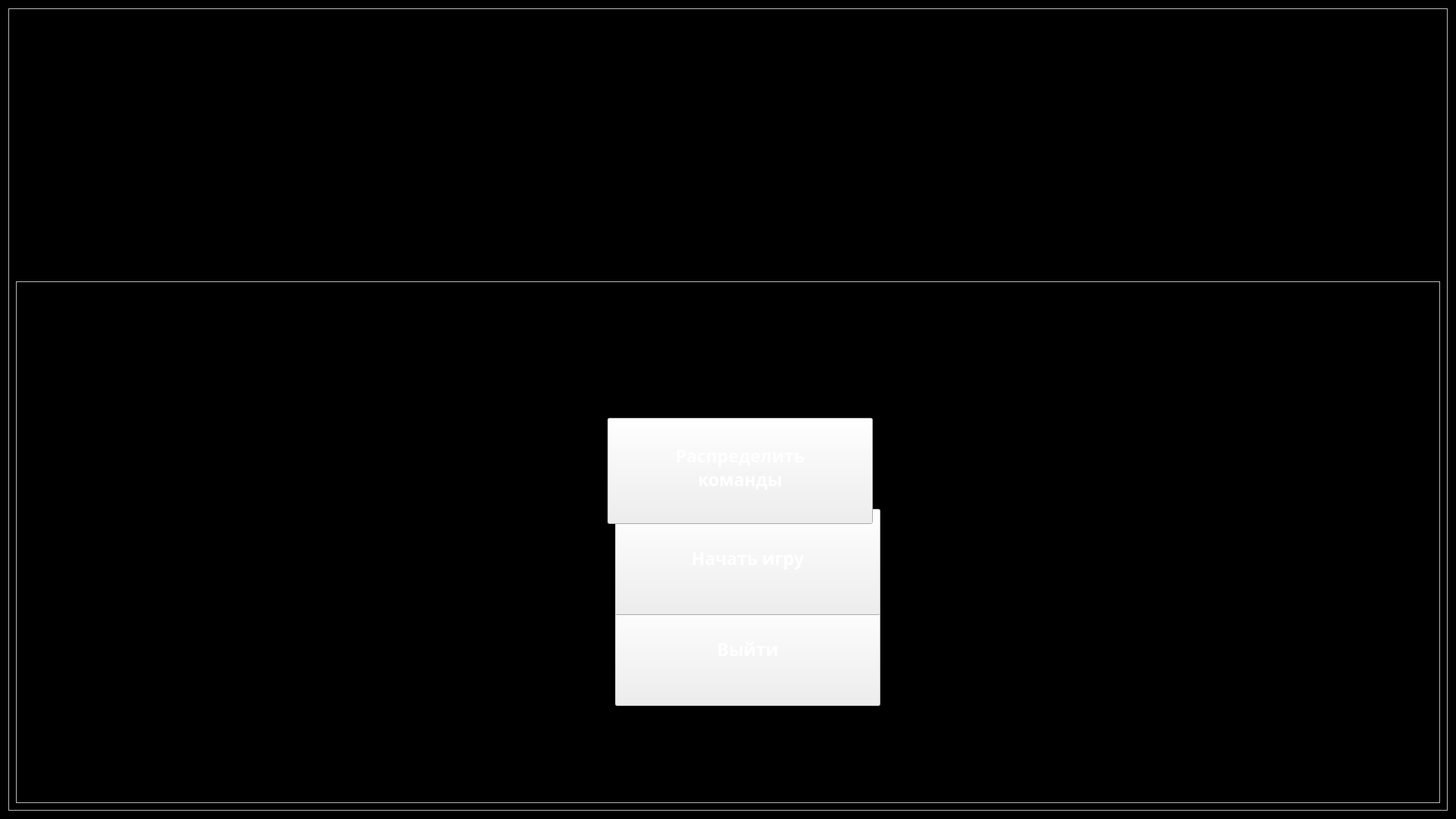
<?xml version="1.0" encoding="UTF-8"?>
<ui version="4.0">
 <class>welcome</class>
 <widget class="QWidget" name="welcome">
  <property name="geometry">
   <rect>
    <x>0</x>
    <y>0</y>
    <width>1920</width>
    <height>1080</height>
   </rect>
  </property>
  <property name="windowTitle">
   <string>Form</string>
  </property>
  <property name="autoFillBackground">
   <bool>false</bool>
  </property>
  <property name="styleSheet">
   <string notr="true">#frame_3{border-image: url(:/new/prefix1/snow2.png) 0 0 0 0 stretch stretch;}
#welcome{background-color: black}</string>
  </property>
  <layout class="QGridLayout" name="gridLayout_3">
   <item row="0" column="0">
    <widget class="QFrame" name="frame_3">
     <property name="styleSheet">
      <string notr="true">#pushButton_command{border-image: url(:/new/prefix1/pngwing.com.png) 0 0 0 0 stretch stretch; color : white;padding-bottom: 10px; height: 50}
#pushButton_command:pressed{color: black}
#pushButton_command:hover{border-style: outset; border-width: 2px; border-radius: 10px; border-color: beige;}
#pushButton_start{border-image: url(:/new/prefix1/pngwing.com.png) 0 0 0 0 stretch stretch; color : white;padding-bottom: 10px;}
#pushButton_start:pressed{color: black}
#pushButton_start:hover{border-style: outset; border-width: 2px; border-radius: 10px; border-color: beige;}
#pushButton_exit{border-image: url(:/new/prefix1/pngwing.com.png) 0 0 0 0 stretch stretch; color : white;padding-bottom: 10px;}
#pushButton_exit:pressed{color: black}
#pushButton_exit:hover{border-style: outset; border-width: 2px; border-radius: 10px; border-color: beige;}</string>
     </property>
     <property name="frameShape">
      <enum>QFrame::StyledPanel</enum>
     </property>
     <property name="frameShadow">
      <enum>QFrame::Raised</enum>
     </property>
     <layout class="QGridLayout" name="gridLayout_2">
      <item row="0" column="0">
       <layout class="QGridLayout" name="gridLayout">
        <item row="3" column="0" rowspan="2" colspan="4">
         <widget class="QFrame" name="frame">
          <property name="sizePolicy">
           <sizepolicy hsizetype="Preferred" vsizetype="MinimumExpanding">
            <horstretch>0</horstretch>
            <verstretch>0</verstretch>
           </sizepolicy>
          </property>
          <property name="frameShape">
           <enum>QFrame::StyledPanel</enum>
          </property>
          <property name="frameShadow">
           <enum>QFrame::Raised</enum>
          </property>
          <widget class="ClickableLabel" name="label_15">
           <property name="geometry">
            <rect>
             <x>740</x>
             <y>40</y>
             <width>111</width>
             <height>141</height>
            </rect>
           </property>
           <property name="sizePolicy">
            <sizepolicy hsizetype="Ignored" vsizetype="Ignored">
             <horstretch>0</horstretch>
             <verstretch>0</verstretch>
            </sizepolicy>
           </property>
           <property name="text">
            <string/>
           </property>
           <property name="pixmap">
            <pixmap resource="image.qrc">:/new/prefix1/НВ.png</pixmap>
           </property>
           <property name="scaledContents">
            <bool>true</bool>
           </property>
          </widget>
          <widget class="ClickableLabel" name="label_18">
           <property name="geometry">
            <rect>
             <x>530</x>
             <y>310</y>
             <width>121</width>
             <height>121</height>
            </rect>
           </property>
           <property name="sizePolicy">
            <sizepolicy hsizetype="Ignored" vsizetype="Ignored">
             <horstretch>0</horstretch>
             <verstretch>0</verstretch>
            </sizepolicy>
           </property>
           <property name="text">
            <string/>
           </property>
           <property name="pixmap">
            <pixmap resource="image.qrc">:/new/prefix1/фотки людей/Angelina.png</pixmap>
           </property>
           <property name="scaledContents">
            <bool>true</bool>
           </property>
          </widget>
          <widget class="ClickableLabel" name="label_16">
           <property name="geometry">
            <rect>
             <x>900</x>
             <y>20</y>
             <width>113</width>
             <height>150</height>
            </rect>
           </property>
           <property name="sizePolicy">
            <sizepolicy hsizetype="Ignored" vsizetype="Ignored">
             <horstretch>0</horstretch>
             <verstretch>0</verstretch>
            </sizepolicy>
           </property>
           <property name="text">
            <string/>
           </property>
           <property name="pixmap">
            <pixmap resource="image.qrc">:/new/prefix1/фотки людей/Inna.png</pixmap>
           </property>
           <property name="scaledContents">
            <bool>true</bool>
           </property>
          </widget>
          <widget class="ClickableLabel" name="label_19">
           <property name="geometry">
            <rect>
             <x>590</x>
             <y>460</y>
             <width>121</width>
             <height>101</height>
            </rect>
           </property>
           <property name="sizePolicy">
            <sizepolicy hsizetype="Ignored" vsizetype="Ignored">
             <horstretch>0</horstretch>
             <verstretch>0</verstretch>
            </sizepolicy>
           </property>
           <property name="text">
            <string/>
           </property>
           <property name="pixmap">
            <pixmap resource="image.qrc">:/new/prefix1/фотки людей/Elina.png</pixmap>
           </property>
           <property name="scaledContents">
            <bool>true</bool>
           </property>
          </widget>
          <widget class="ClickableLabel" name="label_20">
           <property name="geometry">
            <rect>
             <x>720</x>
             <y>550</y>
             <width>121</width>
             <height>101</height>
            </rect>
           </property>
           <property name="sizePolicy">
            <sizepolicy hsizetype="Ignored" vsizetype="Ignored">
             <horstretch>0</horstretch>
             <verstretch>0</verstretch>
            </sizepolicy>
           </property>
           <property name="text">
            <string/>
           </property>
           <property name="pixmap">
            <pixmap resource="image.qrc">:/new/prefix1/фотки людей/Lesha2.png</pixmap>
           </property>
           <property name="scaledContents">
            <bool>true</bool>
           </property>
          </widget>
          <widget class="ClickableLabel" name="label_17">
           <property name="geometry">
            <rect>
             <x>620</x>
             <y>160</y>
             <width>91</width>
             <height>130</height>
            </rect>
           </property>
           <property name="sizePolicy">
            <sizepolicy hsizetype="Ignored" vsizetype="Ignored">
             <horstretch>0</horstretch>
             <verstretch>0</verstretch>
            </sizepolicy>
           </property>
           <property name="text">
            <string/>
           </property>
           <property name="pixmap">
            <pixmap resource="image.qrc">:/new/prefix1/фотки людей/Drozd.png</pixmap>
           </property>
           <property name="scaledContents">
            <bool>true</bool>
           </property>
          </widget>
          <widget class="QPushButton" name="pushButton_exit">
           <property name="geometry">
            <rect>
             <x>790</x>
             <y>420</y>
             <width>350</width>
             <height>140</height>
            </rect>
           </property>
           <property name="sizePolicy">
            <sizepolicy hsizetype="Preferred" vsizetype="Preferred">
             <horstretch>0</horstretch>
             <verstretch>0</verstretch>
            </sizepolicy>
           </property>
           <property name="font">
            <font>
             <family>Segoe Print</family>
             <pointsize>17</pointsize>
             <weight>75</weight>
             <bold>true</bold>
            </font>
           </property>
           <property name="styleSheet">
            <string notr="true"/>
           </property>
           <property name="text">
            <string>Выйти</string>
           </property>
           <property name="checkable">
            <bool>true</bool>
           </property>
          </widget>
          <widget class="QPushButton" name="pushButton_start">
           <property name="geometry">
            <rect>
             <x>790</x>
             <y>300</y>
             <width>350</width>
             <height>140</height>
            </rect>
           </property>
           <property name="sizePolicy">
            <sizepolicy hsizetype="Preferred" vsizetype="Preferred">
             <horstretch>0</horstretch>
             <verstretch>0</verstretch>
            </sizepolicy>
           </property>
           <property name="font">
            <font>
             <family>Segoe Print</family>
             <pointsize>17</pointsize>
             <weight>75</weight>
             <bold>true</bold>
            </font>
           </property>
           <property name="styleSheet">
            <string notr="true"/>
           </property>
           <property name="text">
            <string>Начать игру</string>
           </property>
           <property name="checkable">
            <bool>true</bool>
           </property>
          </widget>
          <widget class="QPushButton" name="pushButton_command">
           <property name="geometry">
            <rect>
             <x>780</x>
             <y>180</y>
             <width>350</width>
             <height>140</height>
            </rect>
           </property>
           <property name="sizePolicy">
            <sizepolicy hsizetype="Preferred" vsizetype="Preferred">
             <horstretch>0</horstretch>
             <verstretch>0</verstretch>
            </sizepolicy>
           </property>
           <property name="font">
            <font>
             <family>Segoe Print</family>
             <pointsize>17</pointsize>
             <weight>75</weight>
             <italic>false</italic>
             <bold>true</bold>
             <kerning>true</kerning>
            </font>
           </property>
           <property name="styleSheet">
            <string notr="true"/>
           </property>
           <property name="inputMethodHints">
            <set>Qt::ImhNone</set>
           </property>
           <property name="text">
            <string>Распределить 
 команды </string>
           </property>
           <property name="checkable">
            <bool>true</bool>
           </property>
           <property name="autoRepeatInterval">
            <number>100</number>
           </property>
           <property name="flat">
            <bool>false</bool>
           </property>
          </widget>
          <widget class="ClickableLabel" name="label_25">
           <property name="geometry">
            <rect>
             <x>910</x>
             <y>560</y>
             <width>121</width>
             <height>121</height>
            </rect>
           </property>
           <property name="sizePolicy">
            <sizepolicy hsizetype="Ignored" vsizetype="Ignored">
             <horstretch>0</horstretch>
             <verstretch>0</verstretch>
            </sizepolicy>
           </property>
           <property name="text">
            <string/>
           </property>
           <property name="pixmap">
            <pixmap resource="image.qrc">:/new/prefix1/фотки людей/Petrik.png</pixmap>
           </property>
           <property name="scaledContents">
            <bool>true</bool>
           </property>
          </widget>
          <widget class="ClickableLabel" name="label_23">
           <property name="geometry">
            <rect>
             <x>1210</x>
             <y>460</y>
             <width>91</width>
             <height>101</height>
            </rect>
           </property>
           <property name="sizePolicy">
            <sizepolicy hsizetype="Ignored" vsizetype="Ignored">
             <horstretch>0</horstretch>
             <verstretch>0</verstretch>
            </sizepolicy>
           </property>
           <property name="text">
            <string/>
           </property>
           <property name="pixmap">
            <pixmap resource="image.qrc">:/new/prefix1/фотки людей/Lesha.png</pixmap>
           </property>
           <property name="scaledContents">
            <bool>true</bool>
           </property>
          </widget>
          <widget class="ClickableLabel" name="label_24">
           <property name="geometry">
            <rect>
             <x>1230</x>
             <y>320</y>
             <width>131</width>
             <height>111</height>
            </rect>
           </property>
           <property name="sizePolicy">
            <sizepolicy hsizetype="Ignored" vsizetype="Ignored">
             <horstretch>0</horstretch>
             <verstretch>0</verstretch>
            </sizepolicy>
           </property>
           <property name="text">
            <string/>
           </property>
           <property name="pixmap">
            <pixmap resource="image.qrc">:/new/prefix1/фотки людей/Ksyusha.png</pixmap>
           </property>
           <property name="scaledContents">
            <bool>true</bool>
           </property>
          </widget>
          <widget class="ClickableLabel" name="label_21">
           <property name="geometry">
            <rect>
             <x>1180</x>
             <y>180</y>
             <width>171</width>
             <height>131</height>
            </rect>
           </property>
           <property name="sizePolicy">
            <sizepolicy hsizetype="Ignored" vsizetype="Ignored">
             <horstretch>0</horstretch>
             <verstretch>0</verstretch>
            </sizepolicy>
           </property>
           <property name="text">
            <string/>
           </property>
           <property name="pixmap">
            <pixmap resource="image.qrc">:/new/prefix1/фотки людей/Pasha.png</pixmap>
           </property>
           <property name="scaledContents">
            <bool>true</bool>
           </property>
          </widget>
          <widget class="ClickableLabel" name="label_22">
           <property name="geometry">
            <rect>
             <x>1050</x>
             <y>60</y>
             <width>141</width>
             <height>111</height>
            </rect>
           </property>
           <property name="sizePolicy">
            <sizepolicy hsizetype="Ignored" vsizetype="Ignored">
             <horstretch>0</horstretch>
             <verstretch>0</verstretch>
            </sizepolicy>
           </property>
           <property name="text">
            <string/>
           </property>
           <property name="pixmap">
            <pixmap resource="image.qrc">:/new/prefix1/фотки людей/Anya.png</pixmap>
           </property>
           <property name="scaledContents">
            <bool>true</bool>
           </property>
          </widget>
          <widget class="ClickableLabel" name="label_26">
           <property name="geometry">
            <rect>
             <x>1070</x>
             <y>550</y>
             <width>131</width>
             <height>101</height>
            </rect>
           </property>
           <property name="sizePolicy">
            <sizepolicy hsizetype="Ignored" vsizetype="Ignored">
             <horstretch>0</horstretch>
             <verstretch>0</verstretch>
            </sizepolicy>
           </property>
           <property name="text">
            <string/>
           </property>
           <property name="pixmap">
            <pixmap resource="image.qrc">:/new/prefix1/фотки людей/Gunya.png</pixmap>
           </property>
           <property name="scaledContents">
            <bool>true</bool>
           </property>
          </widget>
         </widget>
        </item>
        <item row="2" column="0">
         <widget class="QLabel" name="label_2">
          <property name="text">
           <string/>
          </property>
         </widget>
        </item>
        <item row="2" column="1" colspan="2">
         <widget class="QLabel" name="label">
          <property name="enabled">
           <bool>true</bool>
          </property>
          <property name="sizePolicy">
           <sizepolicy hsizetype="Preferred" vsizetype="Preferred">
            <horstretch>0</horstretch>
            <verstretch>0</verstretch>
           </sizepolicy>
          </property>
          <property name="font">
           <font>
            <family>Rockwell Condensed</family>
            <pointsize>40</pointsize>
            <weight>50</weight>
            <italic>false</italic>
            <bold>false</bold>
            <underline>false</underline>
           </font>
          </property>
          <property name="frameShape">
           <enum>QFrame::NoFrame</enum>
          </property>
          <property name="frameShadow">
           <enum>QFrame::Plain</enum>
          </property>
          <property name="lineWidth">
           <number>1</number>
          </property>
          <property name="text">
           <string/>
          </property>
          <property name="textFormat">
           <enum>Qt::AutoText</enum>
          </property>
          <property name="pixmap">
           <pixmap resource="image.qrc">:/new/prefix1/title.png</pixmap>
          </property>
          <property name="scaledContents">
           <bool>true</bool>
          </property>
          <property name="alignment">
           <set>Qt::AlignCenter</set>
          </property>
         </widget>
        </item>
        <item row="2" column="3">
         <widget class="QLabel" name="label_3">
          <property name="text">
           <string/>
          </property>
         </widget>
        </item>
       </layout>
      </item>
     </layout>
    </widget>
   </item>
  </layout>
 </widget>
 <customwidgets>
  <customwidget>
   <class>ClickableLabel</class>
   <extends>QLabel</extends>
   <header>clickablelabel.h</header>
  </customwidget>
 </customwidgets>
 <resources>
  <include location="image.qrc"/>
 </resources>
 <connections/>
</ui>
